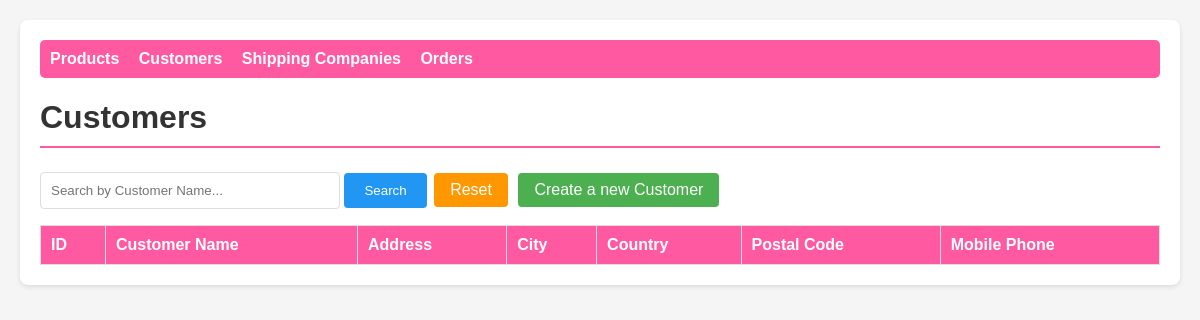
Before: /customers.php with the older database file.
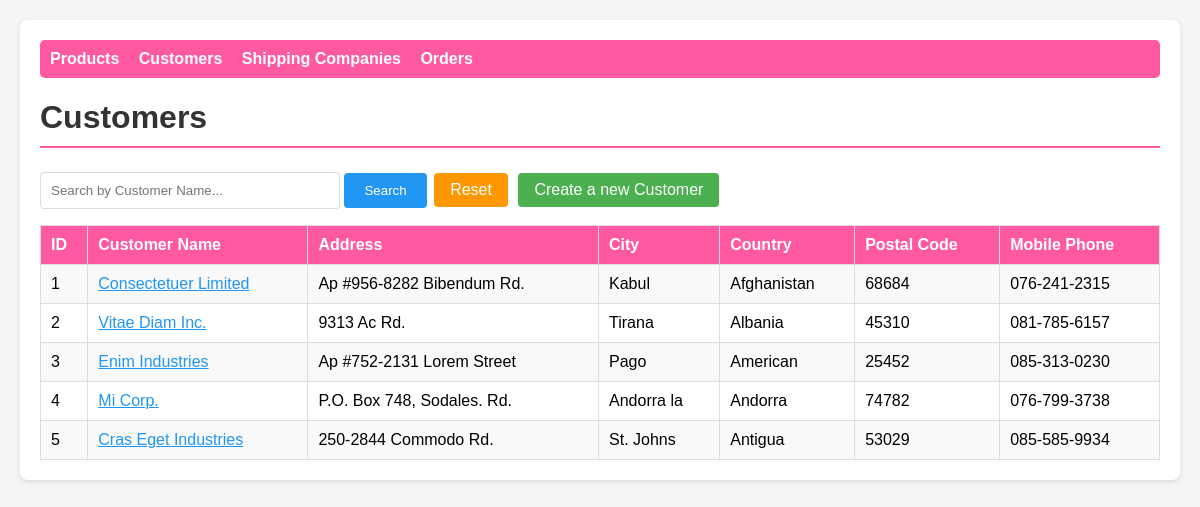
After: the same page with the newer database file.
### tables this page shows
CREATE TABLE Customers (
    CustomerID INT AUTO_INCREMENT PRIMARY KEY,
    CustomerName VARCHAR(50) NOT NULL,
    AddressLine1 VARCHAR(50) NOT NULL,
    City VARCHAR(50),
    Country VARCHAR(50) NOT NULL,
    PostalCode VARCHAR(5) NOT NULL,
    MobilePhone VARCHAR(12) NOT NULL
);

### customers.php (the view, shortened to what this page needs)
<?php
include 'db.php';
$kw = $_GET['kw'] ?? '';
if ($kw != '') {
    $stmt = $conn->prepare("SELECT * FROM Customers WHERE CustomerName LIKE ?");
    $search = "%$kw%";
    $stmt->bind_param("s", $search);
    $stmt->execute();
    $result = $stmt->get_result();
} else {
    $result = $conn->query("SELECT * FROM Customers");
}
?>
<!DOCTYPE html>
<html>
<head>
    <link rel="stylesheet" href="style.css">
</head>
<body>
<div class="container">
    <nav>
        <a href="products.php">Products</a>
        <a href="customers.php">Customers</a>
        <a href="shipping.php">Shipping Companies</a>
        <a href="orders.php">Orders</a>
    </nav>
    <h1>Customers</h1>
    <div class="search-box">
        <form method="GET">
            <input type="text" name="kw" value="<?= htmlspecialchars($kw) ?>" placeholder="Search by Customer Name...">
            <button type="submit">Search</button>
            <a href="customers.php" class="btn btn-reset">Reset</a>
            <a href="customer_form.php" class="btn btn-add">Create a new Customer</a>
        </form>
    </div>
    <table>
        <tr>
            <th>ID</th>
            <th>Customer Name</th>
            <th>Address</th>
            <th>City</th>
            <th>Country</th>
            <th>Postal Code</th>
            <th>Mobile Phone</th>
        </tr>
        <?php while ($r = $result->fetch_assoc()): ?>
        <tr>
            <td><?= $r['CustomerID'] ?></td>
            <td><a href="customer_form.php?id=<?= $r['CustomerID'] ?>"><?= htmlspecialchars($r['CustomerName']) ?></a></td>
            <td><?= htmlspecialchars($r['AddressLine1']) ?></td>
            <td><?= htmlspecialchars($r['City']) ?></td>
            <td><?= htmlspecialchars($r['Country']) ?></td>
            <td><?= htmlspecialchars($r['PostalCode']) ?></td>
            <td><?= htmlspecialchars($r['MobilePhone']) ?></td>
        </tr>
        <?php endwhile; ?>
    </table>
</div>
</body>
</html>

### style.css (style rules this page uses)
* { box-sizing: border-box; font-family: Arial, sans-serif; }
body { margin: 20px; background: #f5f5f5; }
.container { max-width: 1200px; margin: auto; background: white; padding: 20px; border-radius: 8px; box-shadow: 0 2px 5px rgba(0,0,0,0.1); }
h1 { color: #333; border-bottom: 2px solid #ff59a1; padding-bottom: 10px; }
nav { margin-bottom: 20px; padding: 10px; background: #ff59a1; border-radius: 5px; }
nav a { color: white; margin-right: 15px; text-decoration: none; font-weight: bold; }
table { width: 100%; border-collapse: collapse; margin-top: 15px; }
th, td { border: 1px solid #ddd; padding: 10px; text-align: left; }
th { background: #ff59a1; color: white; }
tr:nth-child(even) { background: #f9f9f9; }
.search-box { margin: 15px 0; }
.search-box input { padding: 10px; width: 300px; border: 1px solid #ddd; border-radius: 4px; }
.search-box button { padding: 10px 20px; background: #2196F3; color: white; border: none; border-radius: 4px; cursor: pointer; }
.btn { padding: 8px 16px; margin: 3px; text-decoration: none; border-radius: 4px; display: inline-block; cursor: pointer; border: none; }
.btn-add { background: #4CAF50; color: white; }
.btn-reset { background: #ff9800; color: white; }
a { color: #2196F3; }

Changed rows visible on the page:
added customers: CustomerID "1", CustomerName "Consectetuer Limited", AddressLine1 "Ap #956-8282 Bibendum Rd.", City "Kabul", Country "Afghanistan", PostalCode "68684", MobilePhone "076-241-2315"
added customers: CustomerID "2", CustomerName "Vitae Diam Inc.", AddressLine1 "9313 Ac Rd.", City "Tirana", Country "Albania", PostalCode "45310", MobilePhone "081-785-6157"
added customers: CustomerID "3", CustomerName "Enim Industries", AddressLine1 "Ap #752-2131 Lorem Street", City "Pago", Country "American", PostalCode "25452", MobilePhone "085-313-0230"
added customers: CustomerID "4", CustomerName "Mi Corp.", AddressLine1 "P.O. Box 748, Sodales. Rd.", City "Andorra la", Country "Andorra", PostalCode "74782", MobilePhone "076-799-3738"
added customers: CustomerID "5", CustomerName "Cras Eget Industries", AddressLine1 "250-2844 Commodo Rd.", City "St. Johns", Country "Antigua", PostalCode "53029", MobilePhone "085-585-9934"
